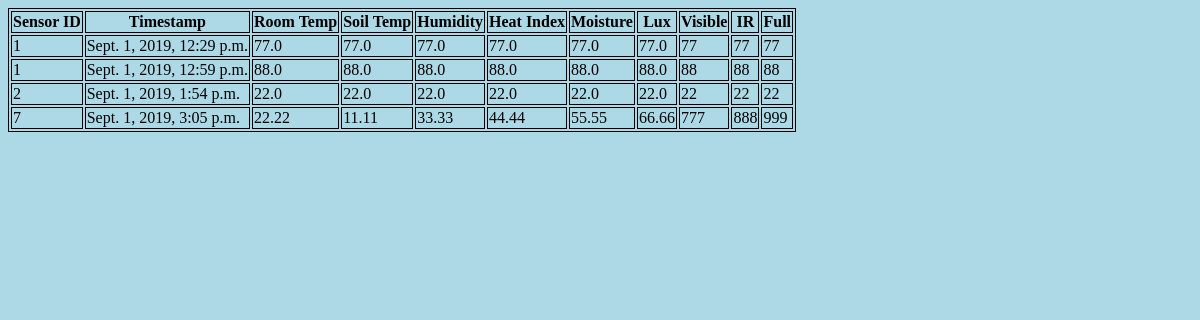
The page /sensors/ on the database as committed earlier.
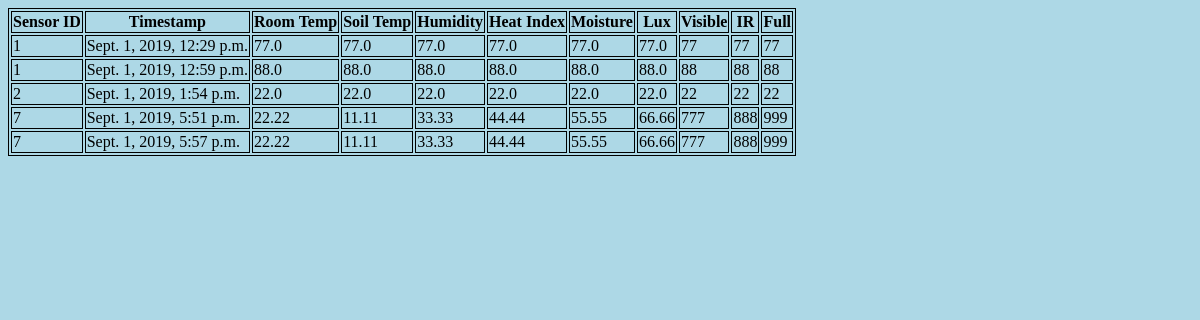
The same page on the database as committed later.
### sensors/models.py (models this page shows, shortened)
class Sensor_data(models.Model):
    sensor_id = models.IntegerField() # Sensor ID to gather data from different sensors
    temp_soil = models.FloatField() # Soil reading from waterproof temp sensor wired probe (fahrenheit)
    temp_room = models.FloatField() # Temp reading from DHT-22 sensor (fahrenheit)
    humidity = models.FloatField() # humidity reading from DHT-22 sensor (fahrenheit)
    heat_index = models.FloatField() # heat index calc from DHT-22 sensor (fahrenheit)
    moisture = models.FloatField() # moisture reading from capacitance moisture sensor
    lux = models.FloatField() # Lux luminosity reading from light sensor
    visible = models.IntegerField() # Visible spectrum light reading from light sensor
    ir = models.IntegerField() # Ifrared spectrum light reading from light sensor
    full = models.IntegerField() # Full spectrum light reading from light sensor
    timestamp = models.DateTimeField('The time/date this data was recorded') # from django.utils import timezone ... timezone.now()

### sensors/views.py (the view)
# urls.py: path('', views.index, name='index'),
def index(request):
    data_list = Sensor_data.objects.order_by('timestamp')[:5]
    context = {'data_list': data_list}
    return render(request, 'sensors/index.html', context)

### sensors/templates/sensors/index.html (shortened to what this page needs)
{% load static %}
<html>
  <head>
      <link rel="stylesheet" href="{% static 'css/sensors.css' %}">
  </head>
  <body>
    {% if data_list %}
      <table>
        <tr>
          <th>Sensor ID</th>
          <th>Timestamp</th>
          <th>Room Temp</th>
          <th>Soil Temp</th>
          <th>Humidity</th>
          <th>Heat Index</th>
          <th>Moisture</th>
          <th>Lux</th>
          <th>Visible</th>
          <th>IR</th>
          <th>Full</th>
        </tr>
        {% for data in data_list %}
          <tr>
            <td>{{ data.sensor_id }}</td>
            <td>{{ data.timestamp }}</td>
            <td>{{ data.temp_room }}</td>
            <td>{{ data.temp_soil }}</td>
            <td>{{ data.humidity }}</td>
            <td>{{ data.heat_index }}</td>
            <td>{{ data.moisture }}</td>
            <td>{{ data.lux }}</td>
            <td>{{ data.visible }}</td>
            <td>{{ data.ir }}</td>
            <td>{{ data.full }}</td>
          </tr>
        {% endfor %}
      </table>
    {% else %}
        <p>No data is available.</p>
    {% endif %}
  </body>
</html>

### sensors/static/css/sensors.css (style rules this page uses)
body { background-color: lightblue; }
table, th, td { border: 1px solid black; }

Rows that differ between the two databases and show on the page:
removed Sensor_data: sensor_id "7", timestamp "Sept. 1, 2019, 3:05 p.m.", temp_room "22.22", temp_soil "11.11", humidity "33.33", heat_index "44.44", moisture "55.55", lux "66.66", visible "777", ir "888", full "999"
added Sensor_data: sensor_id "7", timestamp "Sept. 1, 2019, 5:51 p.m.", temp_room "22.22", temp_soil "11.11", humidity "33.33", heat_index "44.44", moisture "55.55", lux "66.66", visible "777", ir "888", full "999"
added Sensor_data: sensor_id "7", timestamp "Sept. 1, 2019, 5:57 p.m.", temp_room "22.22", temp_soil "11.11", humidity "33.33", heat_index "44.44", moisture "55.55", lux "66.66", visible "777", ir "888", full "999"
